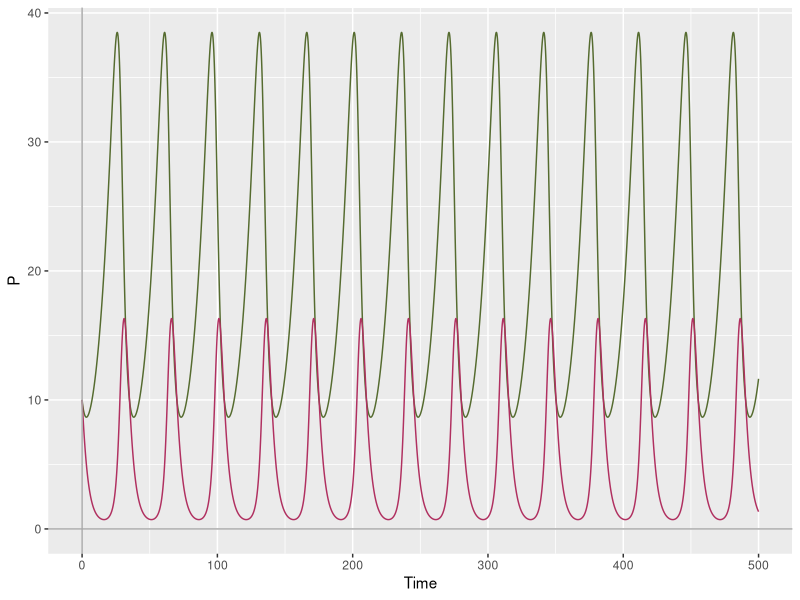

Here is the R script that generated this plot:
#the predator-prey lotka-volterra model
#implementation of the base LV model

LG <- function(t,state,parameters){ ##logistic grown function, that takes a set of parameter values, initial conditions and a time sequence
  with(as.list(c(state, parameters)),{ ##"with" is a function that allows us to use the variable names directly - it looks for r, K and P in state and parameters
    
    dP <- r*(1-P/K)*P ##this is our logistic equation governing the rate of change of P
    
    return(list(dP)) ## return the rate of change - it needs to be a list
  }) # end with(as.list ...
}

#modify this function to include two differential equations representing a predator-prey LV model
#the two equations must be included within the same function
#using ode() function, like last time 

install.packages("deSolve")
library(deSolve)

LV <- function(t,state,parameters){
  with(as.list(c(state, parameters)),{
    # rate of change
    dX <- a*X - b*X*Y
    dY <- c*X*Y - d*Y
    
    # return the rate of change
    list(c(dX, dY))
  }) # end with(as.list ...
}


parameters <- c(a=0.1, b=0.02, c=0.02, d=0.4)
state <- c(X=10, Y=10)
times <- seq(0,500,by=0.01)
out <- ode(y=state, times = times, func = LV, parms = parameters)
out.df <- data.frame(out)

#plotting the output 
install.packages("ggplot")
library(ggplot2)
ggplot(data = out.df)+
  geom_line(mapping=aes(x=time,y=X),color="darkolivegreen") +
  geom_line(mapping=aes(x=time,y=Y),color="maroon") +
  geom_hline(yintercept=0,color="darkgrey") +
  geom_vline(xintercept=0,color="darkgrey") +
  labs(x = "Time", y = "P")
